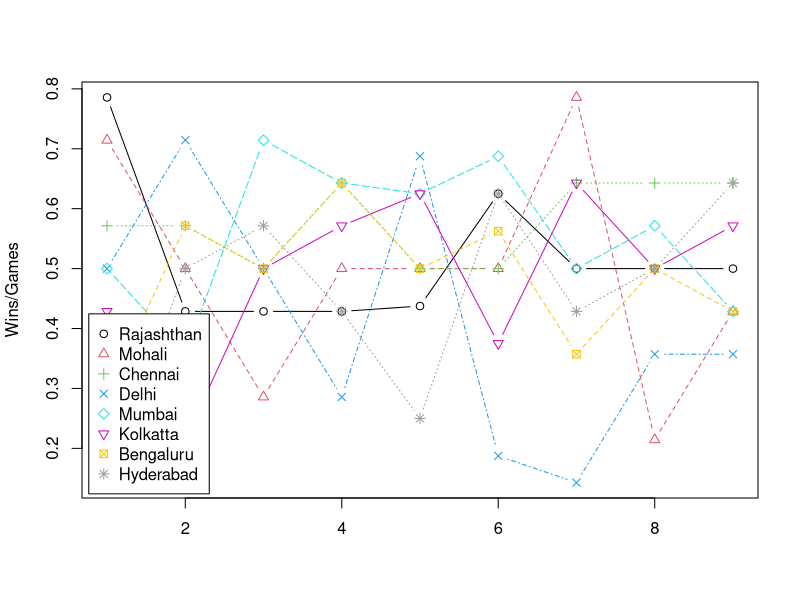

The R script that drew this image:
# Vector that holds the 8 major cities played the Indian Premiere League
Teams <- c('Rajashthan','Mohali','Chennai','Delhi','Mumbai','Kolkatta','Bengaluru','Hyderabad')

# Vector that holds the Years in which the major 8 cities played in the Indian Premiere League

Years <- c('2008','2009','2010','2011','2012','2013','2014','2015','2018')

# Vectors that hold no of mathces each year these teams played.
Rgames<-c(14,14,14,14,16,16,14,14,14)
Mgames<-c(14,14,14,14,16,16,14,14,14)
Cgames<-c(14,14,14,14,16,16,14,14,14)
Dgames<-c(14,14,14,14,16,16,14,14,14)
MIgames<-c(14,14,14,14,16,16,14,14,14)
Kgames<-c(14,14,14,14,16,16,14,14,14)
Bgames<-c(14,14,14,14,16,16,14,14,14)
Hgames<-c(14,14,14,14,16,16,14,14,14)

# matrix holding yearwise how many mathes all team played
Games <- cbind(Rgames,Mgames,Cgames,Dgames,MIgames,Kgames,Bgames,Hgames)

rownames(Games) <- Years
colnames(Games) <- Teams

# vectors containing no of matches won by each team every year they played.
Rwon <- c(11,6,6,6,7,10,7,7,7)
Mwon <- c(10,7,4,7,8,8,11,3,6)
CWon <- c(8,8,7,9,8,8,9,9,9)
Dwon <- c(7,10,7,4,11,3,2,5,5)
MIWon<- c(7,5,10,9,10,11,7,8,6)
Kwon <- c(6,3,7,8,10,6,9,7,8)
Bwon <- c(4,8,7,9,8,9,5,7,6)
Hwon <- c(2,7,8,6,4,10,6,7,9)

# matrix holding no of wins for each year these teams played
Wins <- cbind(Rwon,Mwon,CWon,Dwon,MIWon,Kwon,Bwon,Hwon)
# function call that adds row names and columns to the matrix passed as an argument.

rownames(Wins)<- Years
colnames(Wins)<- Teams
rm(Rwon,Mwon,CWon,Dwon,MIWon,Kwon,Bwon,Hwon)
rm(Rgames,Mgames,Cgames,Dgames,MIgames,Kgames,Bgames,Hgames)

Games
Wins

# plot to show wins vs no of games played by 8 major cities in ipl
matplot(Wins/Games,type='b',pch=1:8,col=c(1:8,6))
legend('bottomleft',inset=0.01,legend=Teams,col=c(1:8,6),pch=1:8,horiz=F)